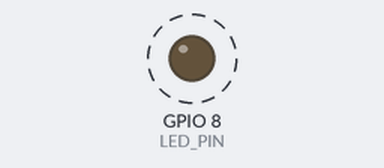
Recording of a sketch running on a simulated ESP32-C6. Parts: output pins drawn as LEDs (lit = HIGH). Dashed ring = blinking. What the sketch prints to the serial monitor is not drawn.

Above: at 0.3 s.
Timing chart, 0 to 3.1 s (numbered marks = the images above):
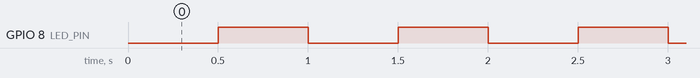

Measured:
- by itself, GPIO 8 (LED_PIN): alternates HIGH for 0.50 s and LOW for 0.50 s

The sketch:

basestation.ino
```cpp
/*
 * Basestation RF beacon (Arduino / XIAO ESP32-C6).
 *
 * The basestation is a dumb, stationary transmitter. Its only job is to
 * blast ESP-NOW broadcast packets as fast as the radio allows. It does not
 * read RSSI, does not talk to an ELRS receiver, and has no UART peripherals.
 *
 * The robot's onboard ESP32-C3 (esp-rssi) receives these broadcasts and
 * measures the RSSI of each packet. Because the robot spins, that RSSI rises
 * and falls once per revolution, and the robot derives its heading from the
 * phase of that signal. None of that happens here.
 *
 * The onboard user LED heartbeats (~1 Hz) while beaconing, so you can tell at
 * a glance that the basestation is powered and running.
 *
 * Board: Seeed XIAO ESP32-C6. Antenna + power only.
 * Requires the ESP32 Arduino core (any recent version).
 *
 * Protocol: ESP-NOW broadcast on a fixed channel, no encryption, no ACK.
 * Payload = {magic=0xB6, uint32 seq}. The payload is irrelevant to the
 * heading math (that only uses received RSSI); seq is for drop diagnostics.
 * Channel and magic must match esp-rssi.
 */

#include <WiFi.h>
#include <esp_now.h>
#include <esp_wifi.h>

#define ESPNOW_CHANNEL  1
#define BEACON_MAGIC    0xB6

// XIAO ESP32-C6 user LED: GPIO15, active-low (LOW = on).
#define LED_PIN         LED_BUILTIN
#define LED_ON          LOW
#define LED_OFF         HIGH

static const uint8_t broadcast_mac[6] = {0xFF, 0xFF, 0xFF, 0xFF, 0xFF, 0xFF};

typedef struct __attribute__((packed)) {
  uint8_t  magic;   // BEACON_MAGIC, lets the robot filter foreign traffic
  uint32_t seq;     // rolling counter for drop detection / diagnostics
} beacon_pkt_t;

static beacon_pkt_t pkt = { BEACON_MAGIC, 0 };

void setup() {
  Serial.begin(115200);
  pinMode(LED_PIN, OUTPUT);
  digitalWrite(LED_PIN, LED_ON);   // solid during bring-up
  delay(100);
  Serial.println("Basestation RF beacon starting");

  // STA mode, no AP association; lock the channel and kill power save so
  // packets go out back-to-back and the robot sees consistent RSSI.
  WiFi.mode(WIFI_STA);
  WiFi.disconnect();
  esp_wifi_set_ps(WIFI_PS_NONE);
  esp_wifi_set_channel(ESPNOW_CHANNEL, WIFI_SECOND_CHAN_NONE);

  if (esp_now_init() != ESP_OK) {
    Serial.println("ESP-NOW init failed; rebooting");
    delay(1000);
    ESP.restart();
  }

  esp_now_peer_info_t peer = {};
  memcpy(peer.peer_addr, broadcast_mac, sizeof(broadcast_mac));
  peer.channel = ESPNOW_CHANNEL;
  peer.encrypt = false;
  if (esp_now_add_peer(&peer) != ESP_OK) {
    Serial.println("ESP-NOW add_peer failed; rebooting");
    delay(1000);
    ESP.restart();
  }

  Serial.printf("Ready - broadcasting beacon on channel %d\n", ESPNOW_CHANNEL);
}

void loop() {
  // Fire as fast as the TX queue drains. When it's full esp_now_send returns
  // an error; back off a hair and retry. This paces us to the link rate
  // without needing a send-complete callback (whose signature has churned
  // across ESP32 core versions).
  esp_err_t ret = esp_now_send(broadcast_mac, (uint8_t *)&pkt, sizeof(pkt));
  if (ret == ESP_OK) {
    pkt.seq++;
  } else {
    delayMicroseconds(200);
  }

  // Heartbeat: toggle the LED ~1 Hz so "blinking" means alive and beaconing.
  static uint32_t last_blink = 0;
  static bool lit = true;
  uint32_t now = millis();
  if (now - last_blink >= 500) {
    last_blink = now;
    lit = !lit;
    digitalWrite(LED_PIN, lit ? LED_ON : LED_OFF);
  }
}
```
